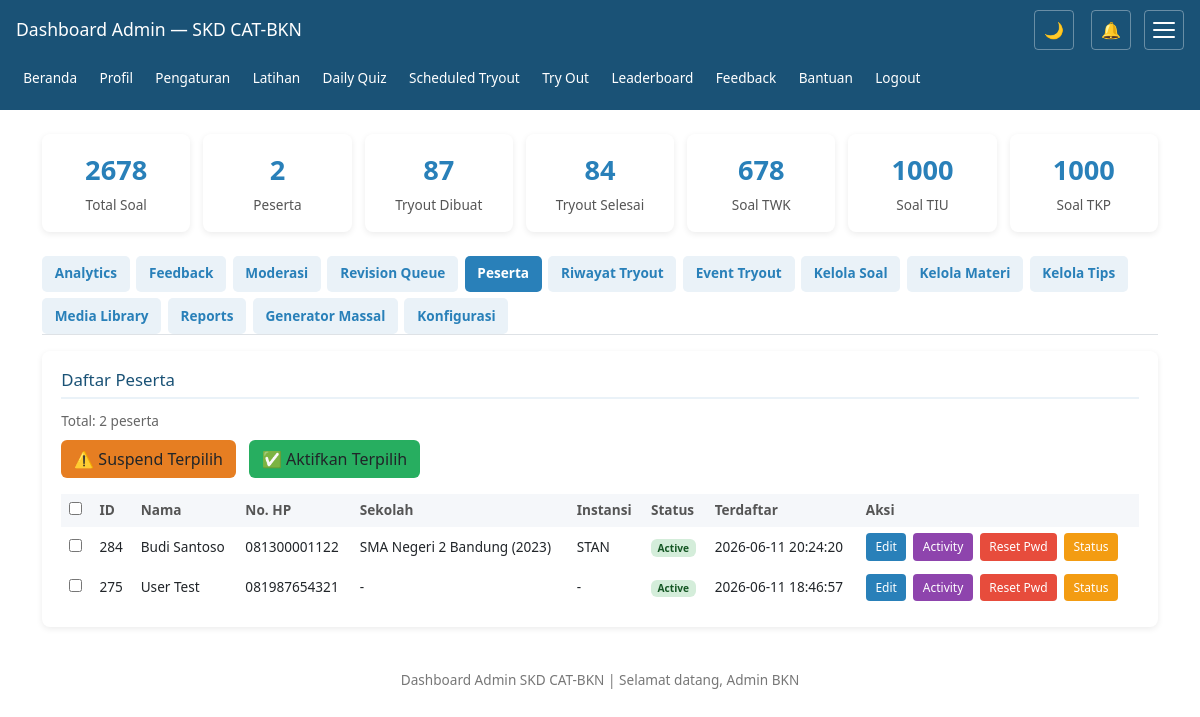
/admin_dashboard.php?tryouts_offset=20&tryouts_limit=20 (signed in), run on an earlier commit of the app's database.
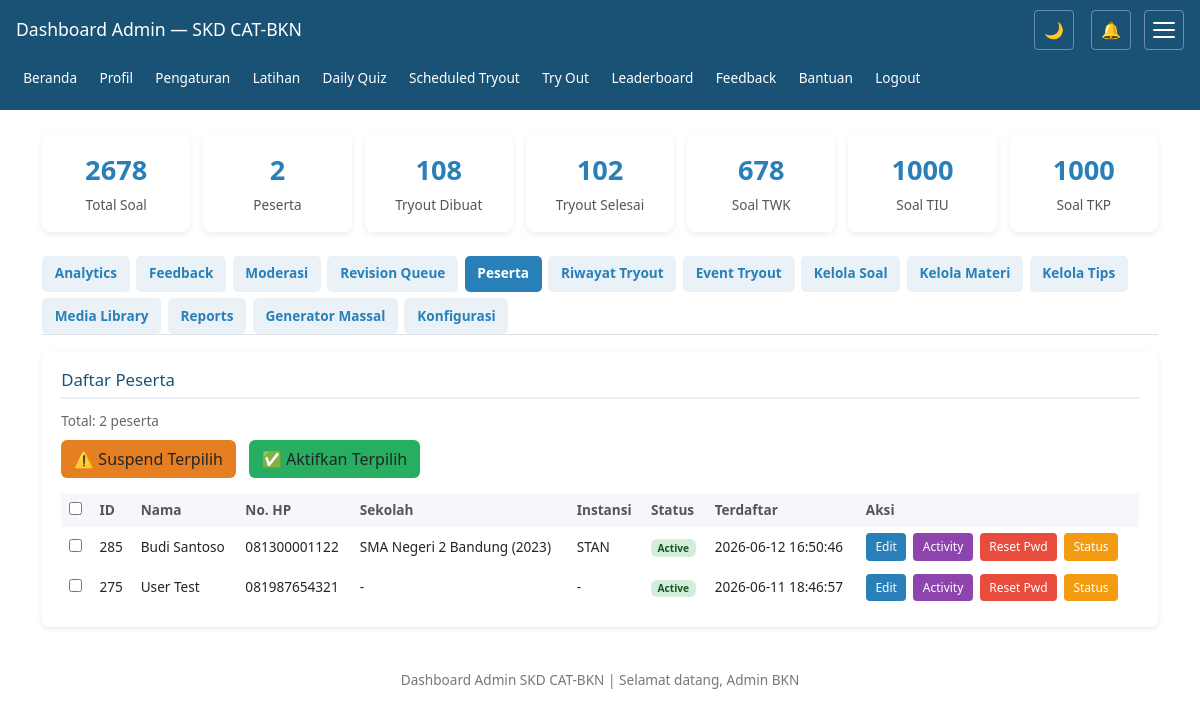
And on a later commit of the database.
### tables this page shows
CREATE TABLE `users` (
  `id` int(11) NOT NULL,
  `nama` varchar(100) NOT NULL,
  `email` varchar(100) DEFAULT NULL COMMENT 'Email (deprecated, gunakan no_hp)',
  `instansi_pilihan` varchar(100) DEFAULT NULL,
  `created_at` timestamp NOT NULL DEFAULT current_timestamp(),
  `role` enum('admin','user') DEFAULT 'user',
  `status` enum('active','suspended','banned') DEFAULT 'active' COMMENT 'User account status',
  `suspended_at` timestamp NULL DEFAULT NULL COMMENT 'Timestamp when user was suspended',
  `suspended_reason` text DEFAULT NULL COMMENT 'Reason for suspension',
  `instansi_id` int(11) DEFAULT NULL,
  `password_hash` varchar(255) DEFAULT NULL,
  `failed_attempts` int(11) DEFAULT 0,
  `lockout_until` datetime DEFAULT NULL,
  `instansi` varchar(100) DEFAULT NULL,
  `no_hp` varchar(20) DEFAULT NULL COMMENT 'Nomor HP untuk login (08xx)',
  `sekolah_asal` varchar(100) DEFAULT NULL COMMENT 'Nama sekolah asal (SMA/SMK/MA)',
  `tahun_tamat` int(11) DEFAULT NULL COMMENT 'Tahun tamat sekolah',
  `foto_profil` varchar(255) DEFAULT NULL COMMENT 'Path to profile photo',
  `tanggal_lahir` date DEFAULT NULL COMMENT 'Tanggal lahir user',
  `jenis_kelamin` enum('L','P') DEFAULT NULL COMMENT 'Jenis kelamin: L=Laki-laki, P=Perempuan',
  `alamat` text DEFAULT NULL COMMENT 'Alamat lengkap user',
  `show_leaderboard` tinyint(1) DEFAULT 1 COMMENT 'Show profile in leaderboard: 1=show, 0=hide',
  `notification_preference` enum('push','browser','both','none') DEFAULT 'browser' COMMENT 'Preferensi notifikasi',
  `language` varchar(5) DEFAULT 'id' COMMENT 'Bahasa: id=en, en=english',
  `theme` varchar(10) DEFAULT 'light' COMMENT 'Tema: light/dark',
  `font_size` varchar(10) DEFAULT 'medium' COMMENT 'Ukuran font: small/medium/large'
);

### helpers.php (called while the page is built, shortened)
<?php
function e(string $text): string
{
    return htmlspecialchars($text, ENT_QUOTES, 'UTF-8');
}

### pages/admin_dashboard.php (the view, shortened to what this page needs)
<?php
require '../config.php';
require '../helpers.php';
$adminName = e($_SESSION['user_nama'] ?? 'Admin');
$stats = [];
try {
    $stats['total_soal'] = $pdo->query("SELECT COUNT(*) FROM questions")->fetchColumn();
} catch (Exception $e) {
    $stats['total_soal'] = 0;
}
try {
    $stats['total_users'] = $pdo->query("SELECT COUNT(*) FROM users WHERE role='user'")->fetchColumn();
} catch (Exception $e) {
    $stats['total_users'] = 0;
}
try {
    $stats['total_tryout'] = $pdo->query("SELECT COUNT(*) FROM tryout_sessions")->fetchColumn();
} catch (Exception $e) {
    $stats['total_tryout'] = 0;
}
try {
    $stats['tryout_selesai'] = $pdo->query("SELECT COUNT(*) FROM tryout_sessions WHERE status='selesai'")->fetchColumn();
} catch (Exception $e) {
    $stats['tryout_selesai'] = 0;
}
$usersLimit = min(50, max(10, (int)($_GET['users_limit'] ?? 20)));
$usersOffset = (int)($_GET['users_offset'] ?? 0);
try {
    $usersTotal = $pdo->query("SELECT COUNT(*) FROM users WHERE role='user'")->fetchColumn();
} catch (Exception $e) {
    $usersTotal = 0;
}
try {
    $users = $pdo->prepare("SELECT id, nama, no_hp, sekolah_asal, tahun_tamat, instansi, created_at, status FROM users WHERE role='user' ORDER BY created_at DESC LIMIT ? OFFSET ?");
    $users->execute([$usersLimit, $usersOffset]);
    $users = $users->fetchAll();
} catch (Exception $e) {
    $users = [];
}
try {
    $soalPerSubtes = $pdo->query("SELECT subtes, COUNT(*) as jumlah FROM questions GROUP BY subtes")->fetchAll(PDO::FETCH_KEY_PAIR);
} catch (Exception $e) {
    $soalPerSubtes = [];
}
?>
<!DOCTYPE html>
<html lang="id">
<head>
</head>
<body>
<?php $pageTitle = 'Dashboard Admin — SKD CAT-BKN'; $activePage = 'admin_dashboard'; $showThemeToggle = true; $showNotifications = true; ?>
<?php require '../includes/navigation.php'; ?>
<div class="container" id="main-content">
<div class="stats">
<div class="stat"><div class="num"><?= $stats['total_soal'] ?></div><div class="label">Total Soal</div></div>
<div class="stat"><div class="num"><?= $stats['total_users'] ?></div><div class="label">Peserta</div></div>
<div class="stat"><div class="num"><?= $stats['total_tryout'] ?></div><div class="label">Tryout Dibuat</div></div>
<div class="stat"><div class="num"><?= $stats['tryout_selesai'] ?></div><div class="label">Tryout Selesai</div></div>
<div class="stat"><div class="num"><?= $soalPerSubtes['TWK'] ?? 0 ?></div><div class="label">Soal TWK</div></div>
<div class="stat"><div class="num"><?= $soalPerSubtes['TIU'] ?? 0 ?></div><div class="label">Soal TIU</div></div>
<div class="stat"><div class="num"><?= $soalPerSubtes['TKP'] ?? 0 ?></div><div class="label">Soal TKP</div></div>
</div>
<div class="nav-tabs">
<a href="#analytics" onclick="showTab('analytics')" id="tab-analytics">Analytics</a>
<a href="#feedback" onclick="showTab('feedback')" id="tab-feedback">Feedback</a>
<a href="#moderation" onclick="showTab('moderation')" id="tab-moderation">Moderasi</a>
<a href="#revision" onclick="showTab('revision')" id="tab-revision">Revision Queue</a>
<a href="#users" onclick="showTab('users')" id="tab-users" class="active">Peserta</a>
<a href="#tryouts" onclick="showTab('tryouts')" id="tab-tryouts">Riwayat Tryout</a>
<a href="#events" onclick="showTab('events')" id="tab-events">Event Tryout</a>
<a href="#soal" onclick="showTab('soal')" id="tab-soal">Kelola Soal</a>
<a href="#materi" onclick="showTab('materi')" id="tab-materi">Kelola Materi</a>
<a href="#tips" onclick="showTab('tips')" id="tab-tips">Kelola Tips</a>
<a href="#media" onclick="showTab('media')" id="tab-media">Media Library</a>
<a href="#reports" onclick="showTab('reports')" id="tab-reports">Reports</a>
<a href="#generator" onclick="showTab('generator')" id="tab-generator">Generator Massal</a>
<a href="#config" onclick="showTab('config')" id="tab-config">Konfigurasi</a>
</div>
<div id="panel-users" class="section">
<h2>Daftar Peserta</h2>
<p style="font-size:.85rem;color:#666;margin-bottom:.5rem">Total: <?= $usersTotal ?> peserta</p>
<div style="margin-bottom:1rem;display:flex;gap:.5rem;flex-wrap:wrap">
    <button onclick="bulkAction('suspend')" class="btn" style="background:#e67e22">⚠️ Suspend Terpilih</button>
    <button onclick="bulkAction('activate')" class="btn" style="background:#27ae60">✅ Aktifkan Terpilih</button>
</div>
<div class="table-wrap">
<table>
<thead><tr><th><input type="checkbox" id="selectAllUsers" onchange="toggleAllUsers()"></th><th>ID</th><th>Nama</th><th>No. HP</th><th>Sekolah</th><th>Instansi</th><th>Status</th><th>Terdaftar</th><th>Aksi</th></tr></thead>
<tbody>
<?php foreach ($users as $u):
$statusBadge = '';
if ($u['status'] === 'active') $statusBadge = '<span class="badge" style="background:#d4edda;color:#155724">Active</span>';
elseif ($u['status'] === 'suspended') $statusBadge = '<span class="badge" style="background:#fff3cd;color:#856404">Suspended</span>';
elseif ($u['status'] === 'banned') $statusBadge = '<span class="badge" style="background:#f8d7da;color:#721c24">Banned</span>';
?>
<tr>
<td><input type="checkbox" class="userCheckbox" value="<?= $u['id'] ?>"></td>
<td><?= $u['id'] ?></td>
<td><?= e($u['nama']) ?></td>
<td><?= e($u['no_hp'] ?? '-') ?></td>
<td><?= e($u['sekolah_asal'] ?? '-') ?><?= $u['tahun_tamat'] ? ' (' . $u['tahun_tamat'] . ')' : '' ?></td>
<td><?= e($u['instansi'] ?? '-') ?></td>
<td><?= $statusBadge ?></td>
<td><?= $u['created_at'] ?></td>
<td>
    <button onclick="editUser(<?= $u['id'] ?>)" style="background:#2980b9;color:#fff;border:none;padding:.3rem .6rem;border-radius:4px;cursor:pointer;font-size:.75rem;margin-right:.2rem">Edit</button>
    <button onclick="viewActivity(<?= $u['id'] ?>, '<?= e($u['nama']) ?>')" style="background:#8e44ad;color:#fff;border:none;padding:.3rem .6rem;border-radius:4px;cursor:pointer;font-size:.75rem;margin-right:.2rem">Activity</button>
    <button onclick="resetUserPassword(<?= $u['id'] ?>, '<?= e($u['nama']) ?>')" style="background:#e74c3c;color:#fff;border:none;padding:.3rem .6rem;border-radius:4px;cursor:pointer;font-size:.75rem;margin-right:.2rem">Reset Pwd</button>
    <button onclick="manageUserStatus(<?= $u['id'] ?>, '<?= e($u['nama']) ?>', '<?= $u['status'] ?>')" style="background:#f39c12;color:#fff;border:none;padding:.3rem .6rem;border-radius:4px;cursor:pointer;font-size:.75rem">Status</button>
</td>
</tr>
<?php endforeach; ?>
</tbody>
</table>
</div>
</div>
</div>
<div class="footer">
Dashboard Admin SKD CAT-BKN | Selamat datang, <?= $adminName ?>
</div>
</body>
</html>

### includes/navigation.php (shortened to what this page needs)
<?php
$pageTitle = $pageTitle ?? 'SKD CAT-BKN';
$activePage = $activePage ?? '';
$showThemeToggle = $showThemeToggle ?? false;
$showNotifications = $showNotifications ?? false;
$userId = $_SESSION['user_id'] ?? null;
$userRole = $_SESSION['role'] ?? '';
$basePath = '';
$apiPath = '/permen/api/';
function isActive($page, $active) {
    return $page === $active ? 'class="active"' : '';
}
?>
<?php
if (!defined('BOOTSTRAP_LOADED')) {
    echo '<link rel="stylesheet" href="/permen/assets/css/bootstrap.min.css">';
    echo '<link rel="stylesheet" href="/permen/assets/css/bootstrap-icons.min.css">';
}
?>
<div class="header" role="banner">
  <h1><?= $pageTitle ?></h1>
  <div class="nav-utils">
    <?php if ($showThemeToggle): ?>
    <button class="theme-toggle" onclick="toggleTheme()" title="Dark/Light Mode" aria-label="Toggle dark/light mode">🌙</button>
    <?php endif; ?>
    <?php if ($showNotifications): ?>
    <div style="position:relative">
      <button onclick="toggleNotifications()" style="background:none;border:1px solid rgba(255,255,255,.35);color:#fff;font-size:1rem;cursor:pointer;min-width:40px;min-height:40px;border-radius:4px;display:inline-flex;align-items:center;justify-content:center" aria-label="Notifikasi" aria-haspopup="true" aria-expanded="false">
        🔔
      </button>
    </div>
    <?php endif; ?>
    <button class="nav-hamburger" id="navHamburger" aria-expanded="false" aria-controls="navMenu" aria-label="Buka menu navigasi">
      <span></span><span></span><span></span>
    </button>
  </div>
  <nav id="navMenu" class="nav-menu" role="navigation" aria-label="Main navigation">
    <?php if ($userRole === 'admin'): ?>
    <a href="<?= $basePath ?>index.php" <?= isActive('beranda', $activePage) ?> role="menuitem">Beranda</a>
    <a href="<?= $basePath ?>admin_dashboard.php" <?= isActive('admin_dashboard', $activePage) ?> role="menuitem">Dashboard</a>
    <a href="<?= $basePath ?>admin_scheduled_tryouts.php" <?= isActive('admin_scheduled_tryouts', $activePage) ?> role="menuitem">Scheduled Tryout</a>
    <a href="<?= $basePath ?>latihan.php" <?= isActive('latihan', $activePage) ?> role="menuitem">Latihan</a>
    <a href="<?= $basePath ?>tryout.php" <?= isActive('tryout', $activePage) ?> role="menuitem">Try Out</a>
    <a href="<?= $basePath ?>leaderboard.php" <?= isActive('leaderboard', $activePage) ?> role="menuitem">Leaderboard</a>
    <a href="<?= $basePath ?>feedback.php" <?= isActive('feedback', $activePage) ?> role="menuitem">Feedback</a>
    <a href="<?= $basePath ?>help.php" <?= isActive('help', $activePage) ?> role="menuitem">Bantuan</a>
    <a href="<?= $apiPath ?>logout.php" role="menuitem">Logout</a>
    <?php elseif ($userId): ?>
    <a href="<?= $basePath ?>index.php" <?= isActive('beranda', $activePage) ?> role="menuitem">Beranda</a>
    <a href="<?= $basePath ?>profile.php" <?= isActive('profile', $activePage) ?> role="menuitem">Profil</a>
    <a href="<?= $basePath ?>settings.php" <?= isActive('settings', $activePage) ?> role="menuitem">Pengaturan</a>
    <a href="<?= $basePath ?>latihan.php" <?= isActive('latihan', $activePage) ?> role="menuitem">Latihan</a>
    <a href="<?= $basePath ?>daily_quiz.php" <?= isActive('daily_quiz', $activePage) ?> role="menuitem">Daily Quiz</a>
    <a href="<?= $basePath ?>scheduled_tryouts.php" <?= isActive('scheduled_tryouts', $activePage) ?> role="menuitem">Scheduled Tryout</a>
    <a href="<?= $basePath ?>tryout.php" <?= isActive('tryout', $activePage) ?> role="menuitem">Try Out</a>
    <a href="<?= $basePath ?>leaderboard.php" <?= isActive('leaderboard', $activePage) ?> role="menuitem">Leaderboard</a>
    <a href="<?= $basePath ?>feedback.php" <?= isActive('feedback', $activePage) ?> role="menuitem">Feedback</a>
    <a href="<?= $basePath ?>help.php" <?= isActive('help', $activePage) ?> role="menuitem">Bantuan</a>
    <a href="<?= $apiPath ?>logout.php" role="menuitem">Logout</a>
    <?php endif; ?>
  </nav>
</div>

### pages/admin_dashboard.php (style rules this page uses)
* { box-sizing:border-box;margin:0;padding:0 }
body { font-family:'Segoe UI',Arial,sans-serif;background:#f5f7fa;color:#222;line-height:1.6;-webkit-text-size-adjust:100%;transition:background .2s,color .2s }
:root { --bg-body:#f5f7fa;--bg-card:#fff;--text-main:#222;--text-muted:#555;--header-bg:#1a5276;--border-color:#eee;--link-color:#2980b9;--success-bg:#d4edda;--danger-bg:#f8d7da;--warning-bg:#fff3cd;--nav-bg:#eaf2f8 }
body { background:var(--bg-body);color:var(--text-main) }
.header { background:var(--header-bg);color:#fff;padding:.8rem 1rem;display:flex;justify-content:space-between;align-items:center;flex-wrap:wrap;gap:.4rem }
.header h1 { font-size:1.1rem;white-space:nowrap }
.header div { display:flex;flex-wrap:wrap;gap:.4rem .8rem;align-items:center }
.header a { color:#fff;text-decoration:none;font-size:.85rem;white-space:nowrap;min-height:44px;display:flex;align-items:center }
.container { max-width:1200px;margin:1.5rem auto;padding:0 1rem }
.stats { display:grid;grid-template-columns:repeat(auto-fit,minmax(140px,1fr));gap:.8rem;margin-bottom:1.5rem }
.stat { background:var(--bg-card);border-radius:8px;padding:1rem;box-shadow:0 2px 6px rgba(0,0,0,.08);text-align:center }
.stat .num { font-size:1.7rem;font-weight:bold;color:#2980b9 }
.stat .label { color:#555;font-size:.85rem;margin-top:.3rem }
.section { background:var(--bg-card);border-radius:8px;padding:1.2rem;box-shadow:0 2px 6px rgba(0,0,0,.08);margin-bottom:1.2rem;overflow:hidden }
.section h2 { color:#1a5276;font-size:1.05rem;margin-bottom:.8rem;border-bottom:2px solid #eaf2f8;padding-bottom:.4rem }
.table-wrap { overflow-x:auto;-webkit-overflow-scrolling:touch }
table { width:100%;border-collapse:collapse;font-size:.85rem;min-width:500px }
th,td { border:1px solid var(--border-color);padding:.4rem .5rem;text-align:left }
th { background:var(--bg-body);color:var(--text-muted) }
.badge { display:inline-block;padding:.25rem .5rem;border-radius:10px;font-size:.75rem;font-weight:bold }
.btn { display:inline-block;background:#2980b9;color:#fff;padding:.45rem .7rem;border-radius:5px;text-decoration:none;font-size:.85rem;margin-right:.3rem;min-height:36px;min-width:44px }
.nav-tabs { display:flex;gap:.4rem;margin-bottom:1rem;flex-wrap:wrap;overflow-x:auto;-webkit-overflow-scrolling:touch }
.nav-tabs a { padding:.45rem .8rem;background:var(--nav-bg);color:var(--link-color);text-decoration:none;border-radius:5px;font-size:.85rem;font-weight:600;white-space:nowrap;min-height:36px;display:flex;align-items:center }
.nav-tabs a:hover,.nav-tabs a.active { background:#2980b9;color:#fff }
.footer { text-align:center;padding:1.2rem;color:#777;font-size:.85rem;margin-top:1.5rem }
.theme-toggle { background:transparent;border:1px solid rgba(255,255,255,.4);color:#fff;padding:.2rem .5rem;border-radius:4px;cursor:pointer;font-size:.8rem;margin-right:.3rem;min-height:44px;min-width:44px }

### includes/navigation.php (style rules this page uses)
.header { background:#1a5276;color:#fff;padding:.6rem 1rem;display:flex;justify-content:space-between;align-items:center;position:relative;z-index:100 }
.header h1 { font-size:1.1rem;white-space:nowrap;margin:0;flex:1 }
.nav-utils { display:flex;align-items:center;gap:.3rem }
.nav-utils button { background:none;border:1px solid rgba(255,255,255,.35);color:#fff;border-radius:4px;cursor:pointer;min-height:40px;min-width:40px;font-size:1rem;display:inline-flex;align-items:center;justify-content:center }
.nav-hamburger { display:none;flex-direction:column;justify-content:center;gap:5px;background:none;border:1px solid rgba(255,255,255,.4);border-radius:4px;padding:.4rem .5rem;cursor:pointer;min-height:44px;min-width:44px;align-items:center }
.nav-hamburger span { display:block;width:22px;height:2px;background:#fff;border-radius:2px;transition:transform .25s,opacity .25s }
.nav-menu { display:flex;align-items:center;gap:.2rem .5rem;flex-wrap:wrap }
.nav-menu a { color:#fff;text-decoration:none;font-size:.85rem;white-space:nowrap;min-height:44px;min-width:44px;display:inline-flex;align-items:center;padding:0 .45rem;border-radius:4px;transition:background .15s }

What changed in the data, as far as the page shows it:
removed users: id "284", nama "Budi Santoso", no_hp "081300001122", sekolah_asal "SMA Negeri 2 Bandung", tahun_tamat "2023", instansi "STAN", status "Active", created_at "2026-06-11 20:24:20"
added users: id "285", nama "Budi Santoso", no_hp "081300001122", sekolah_asal "SMA Negeri 2 Bandung", tahun_tamat "2023", instansi "STAN", status "Active", created_at "2026-06-12 16:50:46"
Also different on the page:
$stats['total_tryout']: "87" → "108"
$stats['tryout_selesai']: "84" → "102"
